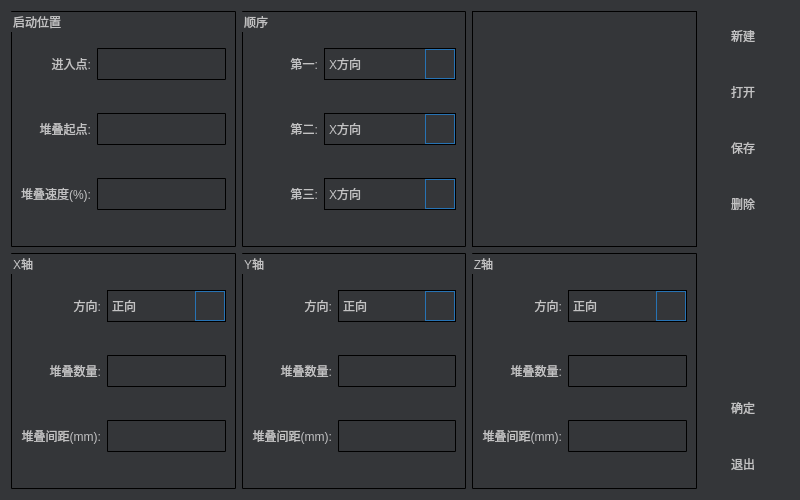
<?xml version="1.0" encoding="UTF-8"?>
<ui version="4.0">
 <class>Frm_Stack</class>
 <widget class="QWidget" name="Frm_Stack">
  <property name="geometry">
   <rect>
    <x>0</x>
    <y>0</y>
    <width>800</width>
    <height>500</height>
   </rect>
  </property>
  <property name="windowTitle">
   <string>Form</string>
  </property>
  <property name="styleSheet">
   <string notr="true">QWidget {
color: #c2c2c3;
background: #343639;
}

QGroupBox {
border: 1px solid black;
border-radius: 1px
}

QPushButton {
border: no;
/*outline: no;*/
min-width: 80px;
min-height: 50px;
image: url(&quot;:/Res/image/button_80x50_normal.png&quot;);
}

QPushButton:pressed {
color: black;
border: no;
min-width: 80px;
min-height: 50px;
image: url(&quot;:/Res/image/button_80x50_active.png&quot;);
}

#lbStkPic {
border: 1px solid black;
}
QLineEdit {
 background: qlineargradient(
  x1:0, y1:0, x2:0, y2:1,
  stop:0 gray,
  stop: 0.2 white
  stop:1 white
 );
 border-radius: 1px;
 border: 1px solid black;
 min-height: 30px;
 color: black;
}

QComboBox {
border: 1px solid black;
min-height: 30px;
outline: no;
}

QComboBox::drop-down{
border: 1px solid #2773b4;
min-width: 30px;
}

QComboBox::down-arrow {
image: url(&quot;:/Res/image/downarrow.png&quot;);
}

QComboBox::down-arrow:on { /* shift the arrow when popup is open */
top: 1px;
left: 1px;
}

QComboBox QAbstractItemView {
color: white;
border: 1px solid black;
selection-background-color: #2773b4;
}



</string>
  </property>
  <layout class="QHBoxLayout" name="horizontalLayout">
   <item>
    <layout class="QGridLayout" name="gridLayout" rowstretch="1,1" columnstretch="1,1,1">
     <item row="0" column="0">
      <widget class="QGroupBox" name="groupBox_18">
       <property name="title">
        <string>启动位置</string>
       </property>
       <layout class="QGridLayout" name="gridLayout_2">
        <item row="0" column="0">
         <widget class="QLabel" name="label_65">
          <property name="sizePolicy">
           <sizepolicy hsizetype="Preferred" vsizetype="Fixed">
            <horstretch>0</horstretch>
            <verstretch>0</verstretch>
           </sizepolicy>
          </property>
          <property name="text">
           <string>进入点:</string>
          </property>
          <property name="alignment">
           <set>Qt::AlignRight|Qt::AlignTrailing|Qt::AlignVCenter</set>
          </property>
         </widget>
        </item>
        <item row="1" column="1">
         <widget class="TLineEdit" name="leStartPoint"/>
        </item>
        <item row="3" column="0">
         <widget class="QLabel" name="label_67">
          <property name="sizePolicy">
           <sizepolicy hsizetype="Preferred" vsizetype="Fixed">
            <horstretch>0</horstretch>
            <verstretch>0</verstretch>
           </sizepolicy>
          </property>
          <property name="text">
           <string>堆叠速度(%):</string>
          </property>
          <property name="alignment">
           <set>Qt::AlignRight|Qt::AlignTrailing|Qt::AlignVCenter</set>
          </property>
         </widget>
        </item>
        <item row="0" column="1">
         <widget class="TLineEdit" name="leReadypoint"/>
        </item>
        <item row="1" column="0">
         <widget class="QLabel" name="label_66">
          <property name="sizePolicy">
           <sizepolicy hsizetype="Preferred" vsizetype="Fixed">
            <horstretch>0</horstretch>
            <verstretch>0</verstretch>
           </sizepolicy>
          </property>
          <property name="text">
           <string>堆叠起点:</string>
          </property>
          <property name="alignment">
           <set>Qt::AlignRight|Qt::AlignTrailing|Qt::AlignVCenter</set>
          </property>
         </widget>
        </item>
        <item row="3" column="1">
         <widget class="TLineEdit" name="leStackSpd"/>
        </item>
       </layout>
      </widget>
     </item>
     <item row="0" column="1">
      <widget class="QGroupBox" name="groupBox_22">
       <property name="title">
        <string>顺序</string>
       </property>
       <layout class="QGridLayout" name="gridLayout_26" columnstretch="1,2">
        <item row="0" column="0">
         <widget class="QLabel" name="label_41">
          <property name="text">
           <string>第一:</string>
          </property>
          <property name="alignment">
           <set>Qt::AlignRight|Qt::AlignTrailing|Qt::AlignVCenter</set>
          </property>
         </widget>
        </item>
        <item row="2" column="1">
         <widget class="QComboBox" name="cbBoxOrderFst3">
          <item>
           <property name="text">
            <string>X方向</string>
           </property>
          </item>
          <item>
           <property name="text">
            <string>Y方向</string>
           </property>
          </item>
          <item>
           <property name="text">
            <string>Z方向</string>
           </property>
          </item>
         </widget>
        </item>
        <item row="1" column="1">
         <widget class="QComboBox" name="cbBoxOrderFst2">
          <item>
           <property name="text">
            <string>X方向</string>
           </property>
          </item>
          <item>
           <property name="text">
            <string>Y方向</string>
           </property>
          </item>
          <item>
           <property name="text">
            <string>Z方向</string>
           </property>
          </item>
         </widget>
        </item>
        <item row="1" column="0">
         <widget class="QLabel" name="label_42">
          <property name="text">
           <string>第二:</string>
          </property>
          <property name="alignment">
           <set>Qt::AlignRight|Qt::AlignTrailing|Qt::AlignVCenter</set>
          </property>
         </widget>
        </item>
        <item row="0" column="1">
         <widget class="QComboBox" name="cbBoxOrderFst1">
          <property name="maxVisibleItems">
           <number>10</number>
          </property>
          <item>
           <property name="text">
            <string>X方向</string>
           </property>
          </item>
          <item>
           <property name="text">
            <string>Y方向</string>
           </property>
          </item>
          <item>
           <property name="text">
            <string>Z方向</string>
           </property>
          </item>
         </widget>
        </item>
        <item row="2" column="0">
         <widget class="QLabel" name="label_43">
          <property name="text">
           <string>第三:</string>
          </property>
          <property name="alignment">
           <set>Qt::AlignRight|Qt::AlignTrailing|Qt::AlignVCenter</set>
          </property>
         </widget>
        </item>
       </layout>
      </widget>
     </item>
     <item row="0" column="2">
      <widget class="QLabel" name="lbStkPic">
       <property name="maximumSize">
        <size>
         <width>16777215</width>
         <height>16777215</height>
        </size>
       </property>
       <property name="text">
        <string/>
       </property>
       <property name="alignment">
        <set>Qt::AlignCenter</set>
       </property>
      </widget>
     </item>
     <item row="1" column="0">
      <widget class="QGroupBox" name="groupBox_17">
       <property name="title">
        <string>X轴</string>
       </property>
       <layout class="QGridLayout" name="gridLayout_8" columnstretch="1,3">
        <item row="0" column="0">
         <widget class="QLabel" name="label_76">
          <property name="sizePolicy">
           <sizepolicy hsizetype="Preferred" vsizetype="Fixed">
            <horstretch>0</horstretch>
            <verstretch>0</verstretch>
           </sizepolicy>
          </property>
          <property name="text">
           <string>方向:</string>
          </property>
          <property name="alignment">
           <set>Qt::AlignRight|Qt::AlignTrailing|Qt::AlignVCenter</set>
          </property>
         </widget>
        </item>
        <item row="0" column="1">
         <widget class="QComboBox" name="cbBoxOrientX">
          <item>
           <property name="text">
            <string>正向</string>
           </property>
          </item>
          <item>
           <property name="text">
            <string>反向</string>
           </property>
          </item>
         </widget>
        </item>
        <item row="1" column="0">
         <widget class="QLabel" name="label_77">
          <property name="sizePolicy">
           <sizepolicy hsizetype="Preferred" vsizetype="Fixed">
            <horstretch>0</horstretch>
            <verstretch>0</verstretch>
           </sizepolicy>
          </property>
          <property name="text">
           <string>堆叠数量:</string>
          </property>
          <property name="alignment">
           <set>Qt::AlignRight|Qt::AlignTrailing|Qt::AlignVCenter</set>
          </property>
         </widget>
        </item>
        <item row="1" column="1">
         <widget class="TLineEdit" name="leStkNumX"/>
        </item>
        <item row="2" column="0">
         <widget class="QLabel" name="label_78">
          <property name="sizePolicy">
           <sizepolicy hsizetype="Preferred" vsizetype="Fixed">
            <horstretch>0</horstretch>
            <verstretch>0</verstretch>
           </sizepolicy>
          </property>
          <property name="text">
           <string>堆叠间距(mm):</string>
          </property>
          <property name="alignment">
           <set>Qt::AlignRight|Qt::AlignTrailing|Qt::AlignVCenter</set>
          </property>
         </widget>
        </item>
        <item row="2" column="1">
         <widget class="TLineEdit" name="leStkInterX"/>
        </item>
       </layout>
      </widget>
     </item>
     <item row="1" column="1">
      <widget class="QGroupBox" name="groupBox_20">
       <property name="title">
        <string>Y轴</string>
       </property>
       <layout class="QGridLayout" name="gridLayout_24" columnstretch="1,2">
        <item row="0" column="0">
         <widget class="QLabel" name="label_79">
          <property name="sizePolicy">
           <sizepolicy hsizetype="Preferred" vsizetype="Fixed">
            <horstretch>0</horstretch>
            <verstretch>0</verstretch>
           </sizepolicy>
          </property>
          <property name="text">
           <string>方向:</string>
          </property>
          <property name="alignment">
           <set>Qt::AlignRight|Qt::AlignTrailing|Qt::AlignVCenter</set>
          </property>
         </widget>
        </item>
        <item row="0" column="1">
         <widget class="QComboBox" name="cbBoxOrientY">
          <item>
           <property name="text">
            <string>正向</string>
           </property>
          </item>
          <item>
           <property name="text">
            <string>反向</string>
           </property>
          </item>
         </widget>
        </item>
        <item row="1" column="0">
         <widget class="QLabel" name="label_80">
          <property name="sizePolicy">
           <sizepolicy hsizetype="Preferred" vsizetype="Fixed">
            <horstretch>0</horstretch>
            <verstretch>0</verstretch>
           </sizepolicy>
          </property>
          <property name="text">
           <string>堆叠数量:</string>
          </property>
          <property name="alignment">
           <set>Qt::AlignRight|Qt::AlignTrailing|Qt::AlignVCenter</set>
          </property>
         </widget>
        </item>
        <item row="1" column="1">
         <widget class="TLineEdit" name="leStkNumY"/>
        </item>
        <item row="2" column="0">
         <widget class="QLabel" name="label_81">
          <property name="sizePolicy">
           <sizepolicy hsizetype="Preferred" vsizetype="Fixed">
            <horstretch>0</horstretch>
            <verstretch>0</verstretch>
           </sizepolicy>
          </property>
          <property name="text">
           <string>堆叠间距(mm):</string>
          </property>
          <property name="alignment">
           <set>Qt::AlignRight|Qt::AlignTrailing|Qt::AlignVCenter</set>
          </property>
         </widget>
        </item>
        <item row="2" column="1">
         <widget class="TLineEdit" name="leStkInterY"/>
        </item>
       </layout>
      </widget>
     </item>
     <item row="1" column="2">
      <widget class="QGroupBox" name="groupBox_21">
       <property name="title">
        <string>Z轴</string>
       </property>
       <layout class="QGridLayout" name="gridLayout_25" columnstretch="1,3">
        <item row="1" column="1">
         <widget class="TLineEdit" name="leStkNumZ"/>
        </item>
        <item row="0" column="1">
         <widget class="QComboBox" name="cbBoxOrientZ">
          <item>
           <property name="text">
            <string>正向</string>
           </property>
          </item>
          <item>
           <property name="text">
            <string>反向</string>
           </property>
          </item>
         </widget>
        </item>
        <item row="1" column="0">
         <widget class="QLabel" name="label_83">
          <property name="sizePolicy">
           <sizepolicy hsizetype="Preferred" vsizetype="Fixed">
            <horstretch>0</horstretch>
            <verstretch>0</verstretch>
           </sizepolicy>
          </property>
          <property name="text">
           <string>堆叠数量:</string>
          </property>
          <property name="alignment">
           <set>Qt::AlignRight|Qt::AlignTrailing|Qt::AlignVCenter</set>
          </property>
         </widget>
        </item>
        <item row="0" column="0">
         <widget class="QLabel" name="label_82">
          <property name="sizePolicy">
           <sizepolicy hsizetype="Preferred" vsizetype="Fixed">
            <horstretch>0</horstretch>
            <verstretch>0</verstretch>
           </sizepolicy>
          </property>
          <property name="text">
           <string>方向:</string>
          </property>
          <property name="alignment">
           <set>Qt::AlignRight|Qt::AlignTrailing|Qt::AlignVCenter</set>
          </property>
         </widget>
        </item>
        <item row="2" column="1">
         <widget class="TLineEdit" name="leStkInterZ"/>
        </item>
        <item row="2" column="0">
         <widget class="QLabel" name="label_84">
          <property name="sizePolicy">
           <sizepolicy hsizetype="Preferred" vsizetype="Fixed">
            <horstretch>0</horstretch>
            <verstretch>0</verstretch>
           </sizepolicy>
          </property>
          <property name="text">
           <string>堆叠间距(mm):</string>
          </property>
          <property name="alignment">
           <set>Qt::AlignRight|Qt::AlignTrailing|Qt::AlignVCenter</set>
          </property>
         </widget>
        </item>
       </layout>
      </widget>
     </item>
    </layout>
   </item>
   <item>
    <layout class="QVBoxLayout" name="verticalLayout_5">
     <property name="rightMargin">
      <number>6</number>
     </property>
     <item>
      <widget class="QPushButton" name="btnStkNew">
       <property name="text">
        <string>新建</string>
       </property>
      </widget>
     </item>
     <item>
      <widget class="QPushButton" name="btnStkOpen">
       <property name="text">
        <string>打开</string>
       </property>
      </widget>
     </item>
     <item>
      <widget class="QPushButton" name="btnStkSave">
       <property name="text">
        <string>保存</string>
       </property>
      </widget>
     </item>
     <item>
      <widget class="QPushButton" name="btnStkDel">
       <property name="text">
        <string>删除</string>
       </property>
      </widget>
     </item>
     <item>
      <spacer name="verticalSpacer">
       <property name="orientation">
        <enum>Qt::Vertical</enum>
       </property>
       <property name="sizeHint" stdset="0">
        <size>
         <width>20</width>
         <height>40</height>
        </size>
       </property>
      </spacer>
     </item>
     <item>
      <widget class="QPushButton" name="btnOk">
       <property name="text">
        <string>确定</string>
       </property>
      </widget>
     </item>
     <item>
      <widget class="QPushButton" name="btnCancel">
       <property name="text">
        <string>退出</string>
       </property>
      </widget>
     </item>
    </layout>
   </item>
  </layout>
 </widget>
 <customwidgets>
  <customwidget>
   <class>TLineEdit</class>
   <extends>QLineEdit</extends>
   <header>tlineedit.h</header>
  </customwidget>
 </customwidgets>
 <resources/>
 <connections/>
</ui>
